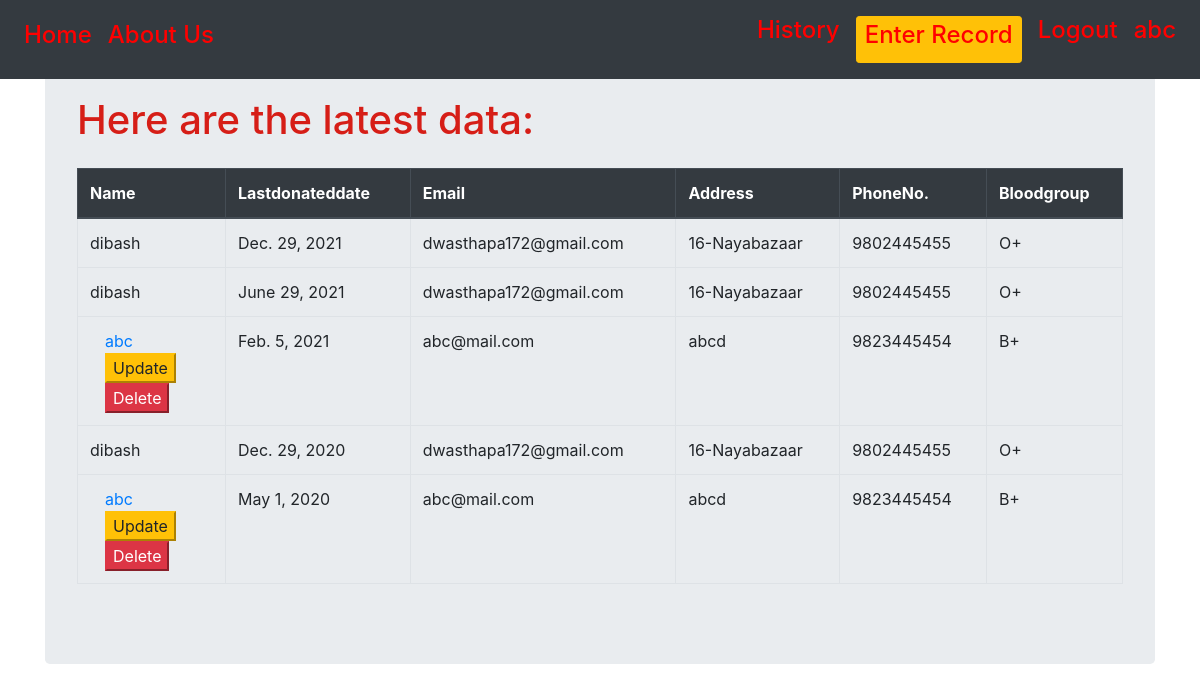
The app's page /historylist/ (signed in) with its own data.
### record/models.py (models this page shows, shortened)
class History(models.Model):
    user=models.ForeignKey('auth.User', on_delete=models.CASCADE)
    lastdonateddate = models.DateField(default=timezone.now())

### accounts/models.py (models this page shows, shortened)
class Donor(models.Model):
    user=models.OneToOneField('auth.User',on_delete=models.CASCADE)
    email=models.EmailField(unique=True)
    bloodgroup=models.CharField(choices=Blood_Group,max_length=3)
    phonenumber=models.CharField(max_length=10,unique=True)
    address = models.CharField(max_length=264)

### record/views.py (the view)
# urls.py: path('historylist/',views.HistoryView.as_view(),name='historylist'),
class HistoryView(LoginRequiredMixin, ListView):
    model = History
    template_name='record/historylist.html'
    def get_queryset(self):
        return History.objects.order_by('-lastdonateddate')

### record/templates/record/historylist.html
{% extends "record/base.html" %}
{% block content %}
<div class="container mt-3 pt-3">
  <div class="jumbotron">
<h1>Here are the latest data:</h1>
<div class="table-responsive-lg mt-3 pt-2">
  <table class="table table-hover table-bordered">
    <thead class="thead-dark">
      <th scope="col">Name</th>
      <th scope="col">Lastdonateddate</th>
      <th scope="col">Email</th>
      <th scope="col">Address</th>
      <th scope="col">PhoneNo.</th>
      <th scope="col">Bloodgroup</th>
    </thead>
    {% for i in history_list %}
    <tr>
        {% if i.user == request.user %}
          <td>
            <div class="col">
              <a href="{% url 'record:historydetail' username=i.user.username pk=i.pk %}">{{i.user}}</a>
            </div>
            <div class="col text-left">
              <a href="{%url 'record:profileupdate' username=i.user pk=i.pk%}">
                <button type="button" class="btn-warning" name="Update">Update</button>
              </a>
            </div>
            <div class="col">
            <a href="{%url 'record:deletehistory' username=i.user pk=i.pk%}">
              <button type="button" class="btn-danger">Delete</button>
            </a>
            </div>
          </td>
        {% else %}
          <td>{{i.user}}</td>
        {% endif %}
      <td>{{ i.lastdonateddate}}</td>
      <td>{{i.user.donor.email}}</td>
      <td>{{i.user.donor.address}}</td>
      <td>{{i.user.donor.phonenumber}}</td>
      <td>{{i.user.donor.bloodgroup}}</td>
    </tr>
    {% endfor %}
</div>
</div>
{% endblock %}

### record/templates/record/base.html (shortened to what this page needs)
<!DOCTYPE html>
  {% load static %}
  {% load bootstrap5 %}
<html lang="en" dir="ltr">
<head>
    <link rel="stylesheet" href="https://stackpath.bootstrapcdn.com/bootstrap/4.4.1/css/bootstrap.min.css">
    <link rel="stylesheet" href="{% static "record/style1.css" %}"/>
</head>
  <body>
    <nav class="navbar fixed-top navbar-expand bg-dark">
        <div class="nav navbar-nav ">
          <a class="nav-link" href="{% url "record:Home" %}"><h4>Home </h4></a>
          <a class="nav-link" href="#"> <h4>About Us </h4></a>
        </div>
        {% if user.is_authenticated %}
          <div class="nav navbar-nav ml-auto">
            <a class="nav-link" href="{% url 'record:historylist' %}" target="_blank"> <h4>History </h4></a>
            <a class ="nav-link" href="{% url 'record:createhistory' %}" target="_blank"> <button type="button" class='btn btn-sm btn-warning'> <h4>Enter Record</h4></button> </a>
            <a class="nav-link" href="{% url 'accounts:logout' %}"> <h4>Logout </h4></a>
            <a class="nav-link"><h4 > {{request.user}} </h4></a>
          </div>
        {% else %}
          <div class="nav navbar-nav ml-auto">
            <a class="nav-link " href="{% url 'accounts:signup' %}"> <button type="button" class='btn btn-sm btn-warning '><h4 >SignUp</h4></button></a>
            <a class="nav-link me-3" href="{% url 'accounts:login' %}"><h4>Login </h4> </a>
          </div>
        {% endif %}
    </nav>
      {% block content %}
      {% endblock %}
  </body>
</html>

### static/record/style1.css (style rules this page uses)
h1 { color: rgb(214, 30, 23); margin: auto; }
h4 { color: red; }

### records on screen
History: user "dibash", lastdonateddate "Dec. 29, 2021", user.donor.email "dwasthapa172@gmail.com", user.donor.address "16-Nayabazaar", user.donor.phonenumber "9802445455", user.donor.bloodgroup "O+"
History: user "dibash", lastdonateddate "June 29, 2021", user.donor.email "dwasthapa172@gmail.com", user.donor.address "16-Nayabazaar", user.donor.phonenumber "9802445455", user.donor.bloodgroup "O+"
History: user "abc", lastdonateddate "Feb. 5, 2021", user.donor.email "abc@mail.com", user.donor.address "abcd", user.donor.phonenumber "9823445454", user.donor.bloodgroup "B+"
History: user "dibash", lastdonateddate "Dec. 29, 2020", user.donor.email "dwasthapa172@gmail.com", user.donor.address "16-Nayabazaar", user.donor.phonenumber "9802445455", user.donor.bloodgroup "O+"
History: user "abc", lastdonateddate "May 1, 2020", user.donor.email "abc@mail.com", user.donor.address "abcd", user.donor.phonenumber "9823445454", user.donor.bloodgroup "B+"

### other values on screen
{{ request.user }} "abc"
